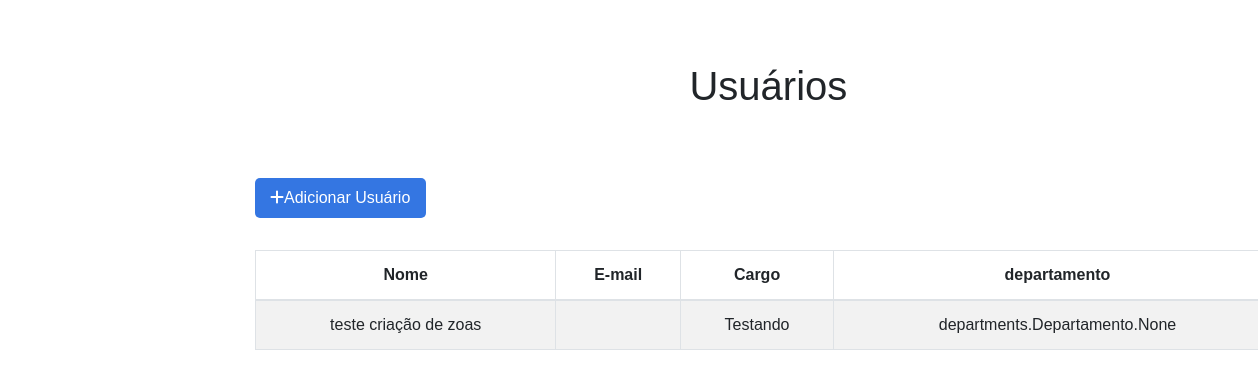
Before: /colaborator/ with the older database file.
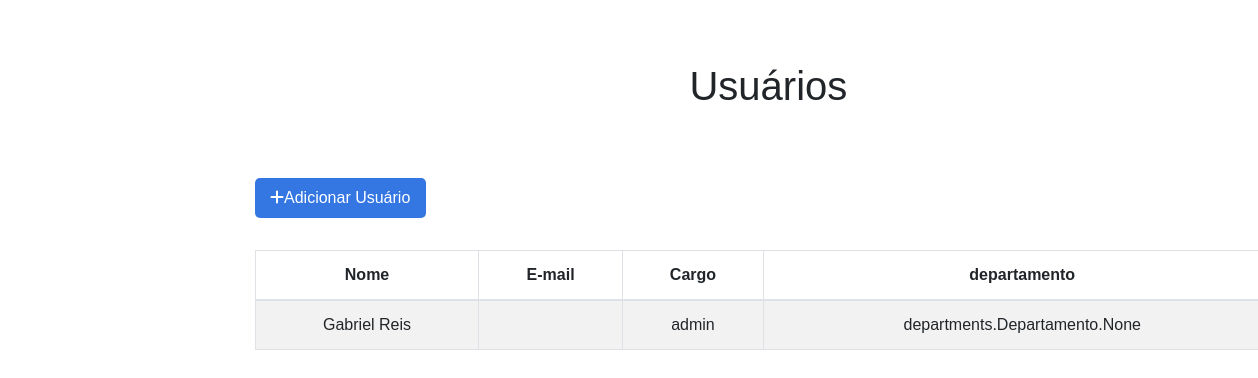
After: the same page with the newer database file.
### colaborator/models.py (models this page shows, shortened)
class Colaborador(models.Model):
    nome = CharField(max_length=120)
    cargo = CharField(max_length=30)
    user = OneToOneField(User, on_delete=models.CASCADE)
    departamento = ManyToManyField(Departamento)

### colaborator/views.py (the view)
# urls.py: path('', ColaboratorView.as_view(template_name = 'colaborator/User.html'), name = 'Home_Colaborator'),
class ColaboratorView(ListView):
    model = Colaborador
    def get_queryset(self):
        return Colaborador.objects.all

### templates/colaborator/User.html (shortened to what this page needs)
{% extends 'base.html' %}
{% block content %}
    <div class="container title-user">
        <h1>Usuários</h1>
    </div>
    <div class="container">
        <a href="{% url 'colaborators:Signup_Colaborator' %}" class="add-colaborator">
            <div class="col-2 add-colaborator-div">
                <i class="fas fa-plus add-colaborator-button"></i>Adicionar Usuário
            </div>
        </a>
    </div>
    <div class="container table-users">
        <table class="table table-striped table-hover table-bordered">
            <thead>
                <th scope="col">Nome</th>
                <th scope="col">E-mail</th>
                <th scope="col">Cargo</th>
                <th scope="col">departamento</th>
            </thead>
            <tbody>
                {% for colaborador in object_list %}
                    <tr scope="row">
                        <td>
                            {{colaborador.nome}}
                        </td>
                        <td>
                        </td>
                        <td>
                            {{colaborador.cargo}}
                        </td>
                        <td>
                            {{colaborador.departamento}}
                        </td>
                    </tr>
                {% endfor %}
            </tbody>
        </table>
    </div>
{% endblock %}

Changed rows visible on the page:
removed Colaborador: nome "teste criação de zoas", cargo "Testando", departamento "departments.Departamento.None"
added Colaborador: nome "Gabriel Reis", cargo "admin", departamento "departments.Departamento.None"
